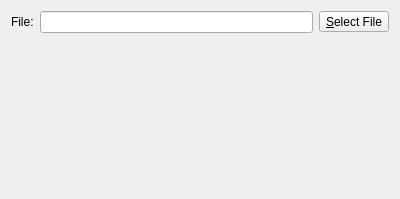
<?xml version="1.0" encoding="UTF-8"?>
<ui version="4.0">
 <class>WizardPage</class>
 <widget class="QWizardPage" name="WizardPage">
  <property name="geometry">
   <rect>
    <x>0</x>
    <y>0</y>
    <width>400</width>
    <height>199</height>
   </rect>
  </property>
  <property name="windowTitle">
   <string>Bill wizard</string>
  </property>
  <layout class="QVBoxLayout" name="verticalLayout">
   <item>
    <layout class="QHBoxLayout" name="horizontalLayout">
     <item>
      <widget class="QLabel" name="label">
       <property name="text">
        <string>File:</string>
       </property>
      </widget>
     </item>
     <item>
      <widget class="QLineEdit" name="selectedFileLabel"/>
     </item>
     <item>
      <widget class="QToolButton" name="toolButton">
       <property name="text">
        <string>&amp;Select File</string>
       </property>
      </widget>
     </item>
    </layout>
   </item>
   <item>
    <spacer name="verticalSpacer">
     <property name="orientation">
      <enum>Qt::Vertical</enum>
     </property>
     <property name="sizeHint" stdset="0">
      <size>
       <width>20</width>
       <height>143</height>
      </size>
     </property>
    </spacer>
   </item>
  </layout>
 </widget>
 <resources/>
 <connections/>
</ui>
